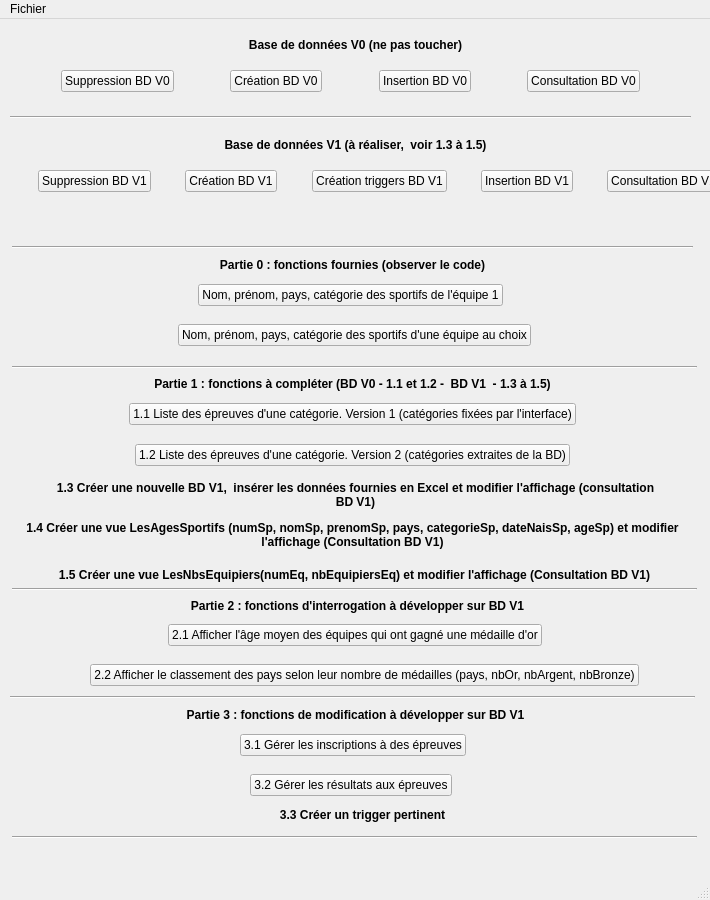
<?xml version="1.0" encoding="UTF-8"?>
<ui version="4.0">
 <class>MainWindow</class>
 <widget class="QMainWindow" name="MainWindow">
  <property name="geometry">
   <rect>
    <x>0</x>
    <y>0</y>
    <width>710</width>
    <height>900</height>
   </rect>
  </property>
  <property name="focusPolicy">
   <enum>Qt::StrongFocus</enum>
  </property>
  <property name="windowTitle">
   <string>Projet Jeux Olympiques</string>
  </property>
  <widget class="QWidget" name="centralwidget">
   <widget class="Line" name="line_V1">
    <property name="geometry">
     <rect>
      <x>10</x>
      <y>90</y>
      <width>681</width>
      <height>16</height>
     </rect>
    </property>
    <property name="orientation">
     <enum>Qt::Horizontal</enum>
    </property>
   </widget>
   <widget class="QLabel" name="label_V0">
    <property name="geometry">
     <rect>
      <x>10</x>
      <y>10</y>
      <width>691</width>
      <height>31</height>
     </rect>
    </property>
    <property name="font">
     <font>
      <weight>75</weight>
      <bold>true</bold>
     </font>
    </property>
    <property name="text">
     <string>Base de données V0 (ne pas toucher)</string>
    </property>
    <property name="alignment">
     <set>Qt::AlignCenter</set>
    </property>
   </widget>
   <widget class="Line" name="line_partie_0">
    <property name="geometry">
     <rect>
      <x>12</x>
      <y>220</y>
      <width>681</width>
      <height>16</height>
     </rect>
    </property>
    <property name="orientation">
     <enum>Qt::Horizontal</enum>
    </property>
   </widget>
   <widget class="QLabel" name="label_partie_0">
    <property name="geometry">
     <rect>
      <x>7</x>
      <y>230</y>
      <width>691</width>
      <height>31</height>
     </rect>
    </property>
    <property name="font">
     <font>
      <weight>75</weight>
      <bold>true</bold>
     </font>
    </property>
    <property name="text">
     <string>Partie 0 : fonctions fournies (observer le code)</string>
    </property>
    <property name="alignment">
     <set>Qt::AlignCenter</set>
    </property>
   </widget>
   <widget class="Line" name="line_partie_1">
    <property name="geometry">
     <rect>
      <x>12</x>
      <y>340</y>
      <width>685</width>
      <height>16</height>
     </rect>
    </property>
    <property name="orientation">
     <enum>Qt::Horizontal</enum>
    </property>
   </widget>
   <widget class="QLabel" name="label_partie_1">
    <property name="geometry">
     <rect>
      <x>7</x>
      <y>349</y>
      <width>691</width>
      <height>31</height>
     </rect>
    </property>
    <property name="font">
     <font>
      <weight>75</weight>
      <bold>true</bold>
     </font>
    </property>
    <property name="text">
     <string>Partie 1 : fonctions à compléter (BD V0 - 1.1 et 1.2 -  BD V1  - 1.3 à 1.5)</string>
    </property>
    <property name="alignment">
     <set>Qt::AlignCenter</set>
    </property>
   </widget>
   <widget class="QLabel" name="label_partie_1_4">
    <property name="geometry">
     <rect>
      <x>10</x>
      <y>500</y>
      <width>685</width>
      <height>31</height>
     </rect>
    </property>
    <property name="font">
     <font>
      <weight>75</weight>
      <bold>true</bold>
     </font>
    </property>
    <property name="text">
     <string>1.4 Créer une vue LesAgesSportifs (numSp, nomSp, prenomSp, pays, categorieSp, dateNaisSp, ageSp) et modifier l'affichage (Consultation BD V1)</string>
    </property>
    <property name="alignment">
     <set>Qt::AlignCenter</set>
    </property>
    <property name="wordWrap">
     <bool>true</bool>
    </property>
   </widget>
   <widget class="QLabel" name="label_partie_1_3">
    <property name="geometry">
     <rect>
      <x>50</x>
      <y>450</y>
      <width>611</width>
      <height>51</height>
     </rect>
    </property>
    <property name="font">
     <font>
      <weight>75</weight>
      <bold>true</bold>
     </font>
    </property>
    <property name="text">
     <string>1.3 Créer une nouvelle BD V1,  insérer les données fournies en Excel et modifier l'affichage (consultation BD V1)</string>
    </property>
    <property name="alignment">
     <set>Qt::AlignCenter</set>
    </property>
    <property name="wordWrap">
     <bool>true</bool>
    </property>
   </widget>
   <widget class="QLabel" name="label_partie_1_5">
    <property name="geometry">
     <rect>
      <x>12</x>
      <y>540</y>
      <width>685</width>
      <height>31</height>
     </rect>
    </property>
    <property name="font">
     <font>
      <weight>75</weight>
      <bold>true</bold>
     </font>
    </property>
    <property name="text">
     <string>1.5 Créer une vue LesNbsEquipiers(numEq, nbEquipiersEq) et modifier l'affichage (Consultation BD V1)</string>
    </property>
    <property name="alignment">
     <set>Qt::AlignCenter</set>
    </property>
    <property name="wordWrap">
     <bool>true</bool>
    </property>
   </widget>
   <widget class="Line" name="line_partie_2">
    <property name="geometry">
     <rect>
      <x>12</x>
      <y>562</y>
      <width>685</width>
      <height>16</height>
     </rect>
    </property>
    <property name="orientation">
     <enum>Qt::Horizontal</enum>
    </property>
   </widget>
   <widget class="QLabel" name="label_partie_2">
    <property name="geometry">
     <rect>
      <x>12</x>
      <y>571</y>
      <width>691</width>
      <height>31</height>
     </rect>
    </property>
    <property name="font">
     <font>
      <weight>75</weight>
      <bold>true</bold>
     </font>
    </property>
    <property name="text">
     <string>Partie 2 : fonctions d'interrogation à développer sur BD V1</string>
    </property>
    <property name="alignment">
     <set>Qt::AlignCenter</set>
    </property>
   </widget>
   <widget class="Line" name="line_partie_3">
    <property name="geometry">
     <rect>
      <x>10</x>
      <y>670</y>
      <width>685</width>
      <height>16</height>
     </rect>
    </property>
    <property name="orientation">
     <enum>Qt::Horizontal</enum>
    </property>
   </widget>
   <widget class="QLabel" name="label_partie_3">
    <property name="geometry">
     <rect>
      <x>10</x>
      <y>685</y>
      <width>691</width>
      <height>21</height>
     </rect>
    </property>
    <property name="font">
     <font>
      <weight>75</weight>
      <bold>true</bold>
     </font>
    </property>
    <property name="text">
     <string>Partie 3 : fonctions de modification à développer sur BD V1</string>
    </property>
    <property name="alignment">
     <set>Qt::AlignCenter</set>
    </property>
   </widget>
   <widget class="Line" name="line_fin">
    <property name="geometry">
     <rect>
      <x>12</x>
      <y>810</y>
      <width>685</width>
      <height>16</height>
     </rect>
    </property>
    <property name="orientation">
     <enum>Qt::Horizontal</enum>
    </property>
   </widget>
   <widget class="QLabel" name="label_retour_BD">
    <property name="geometry">
     <rect>
      <x>10</x>
      <y>190</y>
      <width>689</width>
      <height>19</height>
     </rect>
    </property>
    <property name="text">
     <string/>
    </property>
    <property name="alignment">
     <set>Qt::AlignCenter</set>
    </property>
   </widget>
   <widget class="QWidget" name="layoutWidget">
    <property name="geometry">
     <rect>
      <x>10</x>
      <y>40</y>
      <width>681</width>
      <height>44</height>
     </rect>
    </property>
    <layout class="QHBoxLayout" name="horizontalLayout_V0">
     <item>
      <spacer name="horizontalSpacer">
       <property name="orientation">
        <enum>Qt::Horizontal</enum>
       </property>
       <property name="sizeHint" stdset="0">
        <size>
         <width>40</width>
         <height>20</height>
        </size>
       </property>
      </spacer>
     </item>
     <item>
      <widget class="QPushButton" name="pushButton_supprimer_V0">
       <property name="text">
        <string>Suppression BD V0</string>
       </property>
      </widget>
     </item>
     <item>
      <spacer name="horizontalSpacer_3">
       <property name="orientation">
        <enum>Qt::Horizontal</enum>
       </property>
       <property name="sizeHint" stdset="0">
        <size>
         <width>40</width>
         <height>20</height>
        </size>
       </property>
      </spacer>
     </item>
     <item>
      <widget class="QPushButton" name="pushButton_creer_V0">
       <property name="text">
        <string>Création BD V0</string>
       </property>
      </widget>
     </item>
     <item>
      <spacer name="horizontalSpacer_2">
       <property name="orientation">
        <enum>Qt::Horizontal</enum>
       </property>
       <property name="sizeHint" stdset="0">
        <size>
         <width>40</width>
         <height>20</height>
        </size>
       </property>
      </spacer>
     </item>
     <item>
      <widget class="QPushButton" name="pushButton_inserer_V0">
       <property name="text">
        <string>Insertion BD V0</string>
       </property>
      </widget>
     </item>
     <item>
      <spacer name="horizontalSpacer_21">
       <property name="orientation">
        <enum>Qt::Horizontal</enum>
       </property>
       <property name="sizeHint" stdset="0">
        <size>
         <width>40</width>
         <height>20</height>
        </size>
       </property>
      </spacer>
     </item>
     <item>
      <widget class="QPushButton" name="pushButton_consulter_V0">
       <property name="text">
        <string>Consultation BD V0</string>
       </property>
      </widget>
     </item>
     <item>
      <spacer name="horizontalSpacer_4">
       <property name="orientation">
        <enum>Qt::Horizontal</enum>
       </property>
       <property name="sizeHint" stdset="0">
        <size>
         <width>40</width>
         <height>20</height>
        </size>
       </property>
      </spacer>
     </item>
    </layout>
   </widget>
   <widget class="QWidget" name="layoutWidget">
    <property name="geometry">
     <rect>
      <x>10</x>
      <y>260</y>
      <width>681</width>
      <height>32</height>
     </rect>
    </property>
    <layout class="QHBoxLayout" name="horizontalLayout_partie_0_1">
     <item>
      <spacer name="horizontalSpacer_7">
       <property name="orientation">
        <enum>Qt::Horizontal</enum>
       </property>
       <property name="sizeHint" stdset="0">
        <size>
         <width>40</width>
         <height>20</height>
        </size>
       </property>
      </spacer>
     </item>
     <item>
      <widget class="QPushButton" name="pushButton_fct_fournie_1">
       <property name="text">
        <string>Nom, prénom, pays, catégorie des sportifs de l'équipe 1</string>
       </property>
      </widget>
     </item>
     <item>
      <spacer name="horizontalSpacer_5">
       <property name="orientation">
        <enum>Qt::Horizontal</enum>
       </property>
       <property name="sizeHint" stdset="0">
        <size>
         <width>40</width>
         <height>20</height>
        </size>
       </property>
      </spacer>
     </item>
    </layout>
   </widget>
   <widget class="QWidget" name="layoutWidget">
    <property name="geometry">
     <rect>
      <x>12</x>
      <y>300</y>
      <width>685</width>
      <height>32</height>
     </rect>
    </property>
    <layout class="QHBoxLayout" name="horizontalLayout_partie_0_2">
     <item>
      <spacer name="horizontalSpacer_8">
       <property name="orientation">
        <enum>Qt::Horizontal</enum>
       </property>
       <property name="sizeHint" stdset="0">
        <size>
         <width>40</width>
         <height>20</height>
        </size>
       </property>
      </spacer>
     </item>
     <item>
      <widget class="QPushButton" name="pushButton_fct_fournie_2">
       <property name="text">
        <string>Nom, prénom, pays, catégorie des sportifs d'une équipe au choix</string>
       </property>
      </widget>
     </item>
     <item>
      <spacer name="horizontalSpacer_6">
       <property name="orientation">
        <enum>Qt::Horizontal</enum>
       </property>
       <property name="sizeHint" stdset="0">
        <size>
         <width>40</width>
         <height>20</height>
        </size>
       </property>
      </spacer>
     </item>
    </layout>
   </widget>
   <widget class="QWidget" name="layoutWidget">
    <property name="geometry">
     <rect>
      <x>12</x>
      <y>600</y>
      <width>685</width>
      <height>32</height>
     </rect>
    </property>
    <layout class="QHBoxLayout" name="horizontalLayout_partie_2_1">
     <item>
      <spacer name="horizontalSpacer_18">
       <property name="orientation">
        <enum>Qt::Horizontal</enum>
       </property>
       <property name="sizeHint" stdset="0">
        <size>
         <width>40</width>
         <height>20</height>
        </size>
       </property>
      </spacer>
     </item>
     <item>
      <widget class="QPushButton" name="pushButton_2_1">
       <property name="text">
        <string>2.1 Afficher l'âge moyen des équipes qui ont gagné une médaille d'or</string>
       </property>
      </widget>
     </item>
     <item>
      <spacer name="horizontalSpacer_17">
       <property name="orientation">
        <enum>Qt::Horizontal</enum>
       </property>
       <property name="sizeHint" stdset="0">
        <size>
         <width>40</width>
         <height>20</height>
        </size>
       </property>
      </spacer>
     </item>
    </layout>
   </widget>
   <widget class="QWidget" name="layoutWidget">
    <property name="geometry">
     <rect>
      <x>12</x>
      <y>640</y>
      <width>705</width>
      <height>32</height>
     </rect>
    </property>
    <layout class="QHBoxLayout" name="horizontalLayout_partie_2_2">
     <item>
      <spacer name="horizontalSpacer_20">
       <property name="orientation">
        <enum>Qt::Horizontal</enum>
       </property>
       <property name="sizeHint" stdset="0">
        <size>
         <width>40</width>
         <height>20</height>
        </size>
       </property>
      </spacer>
     </item>
     <item>
      <widget class="QPushButton" name="pushButton_2_2">
       <property name="text">
        <string>2.2 Afficher le classement des pays selon leur nombre de médailles (pays, nbOr, nbArgent, nbBronze)</string>
       </property>
      </widget>
     </item>
     <item>
      <spacer name="horizontalSpacer_19">
       <property name="orientation">
        <enum>Qt::Horizontal</enum>
       </property>
       <property name="sizeHint" stdset="0">
        <size>
         <width>40</width>
         <height>20</height>
        </size>
       </property>
      </spacer>
     </item>
    </layout>
   </widget>
   <widget class="QWidget" name="layoutWidget">
    <property name="geometry">
     <rect>
      <x>10</x>
      <y>710</y>
      <width>685</width>
      <height>32</height>
     </rect>
    </property>
    <layout class="QHBoxLayout" name="horizontalLayout_partie_3_1">
     <item>
      <spacer name="horizontalSpacer_24">
       <property name="orientation">
        <enum>Qt::Horizontal</enum>
       </property>
       <property name="sizeHint" stdset="0">
        <size>
         <width>40</width>
         <height>20</height>
        </size>
       </property>
      </spacer>
     </item>
     <item>
      <widget class="QPushButton" name="pushButton_3_1">
       <property name="text">
        <string>3.1 Gérer les inscriptions à des épreuves</string>
       </property>
      </widget>
     </item>
     <item>
      <spacer name="horizontalSpacer_23">
       <property name="orientation">
        <enum>Qt::Horizontal</enum>
       </property>
       <property name="sizeHint" stdset="0">
        <size>
         <width>40</width>
         <height>20</height>
        </size>
       </property>
      </spacer>
     </item>
    </layout>
   </widget>
   <widget class="QWidget" name="layoutWidget">
    <property name="geometry">
     <rect>
      <x>10</x>
      <y>750</y>
      <width>681</width>
      <height>32</height>
     </rect>
    </property>
    <layout class="QHBoxLayout" name="horizontalLayout_partie_3_2">
     <item>
      <spacer name="horizontalSpacer_26">
       <property name="orientation">
        <enum>Qt::Horizontal</enum>
       </property>
       <property name="sizeHint" stdset="0">
        <size>
         <width>40</width>
         <height>20</height>
        </size>
       </property>
      </spacer>
     </item>
     <item>
      <widget class="QPushButton" name="pushButton_3_2">
       <property name="text">
        <string>3.2 Gérer les résultats aux épreuves</string>
       </property>
      </widget>
     </item>
     <item>
      <spacer name="horizontalSpacer_25">
       <property name="orientation">
        <enum>Qt::Horizontal</enum>
       </property>
       <property name="sizeHint" stdset="0">
        <size>
         <width>40</width>
         <height>20</height>
        </size>
       </property>
      </spacer>
     </item>
    </layout>
   </widget>
   <widget class="QWidget" name="layoutWidget_2">
    <property name="geometry">
     <rect>
      <x>10</x>
      <y>379</y>
      <width>685</width>
      <height>32</height>
     </rect>
    </property>
    <layout class="QHBoxLayout" name="horizontalLayout_partie_1_1">
     <item>
      <spacer name="horizontalSpacer_12">
       <property name="orientation">
        <enum>Qt::Horizontal</enum>
       </property>
       <property name="sizeHint" stdset="0">
        <size>
         <width>40</width>
         <height>20</height>
        </size>
       </property>
      </spacer>
     </item>
     <item>
      <widget class="QPushButton" name="pushButton_1_1">
       <property name="text">
        <string>1.1 Liste des épreuves d'une catégorie. Version 1 (catégories fixées par l'interface)</string>
       </property>
      </widget>
     </item>
     <item>
      <spacer name="horizontalSpacer_11">
       <property name="orientation">
        <enum>Qt::Horizontal</enum>
       </property>
       <property name="sizeHint" stdset="0">
        <size>
         <width>40</width>
         <height>20</height>
        </size>
       </property>
      </spacer>
     </item>
    </layout>
   </widget>
   <widget class="QWidget" name="layoutWidget_3">
    <property name="geometry">
     <rect>
      <x>10</x>
      <y>420</y>
      <width>685</width>
      <height>32</height>
     </rect>
    </property>
    <layout class="QHBoxLayout" name="horizontalLayout_partie_1_2">
     <item>
      <spacer name="horizontalSpacer_14">
       <property name="orientation">
        <enum>Qt::Horizontal</enum>
       </property>
       <property name="sizeHint" stdset="0">
        <size>
         <width>40</width>
         <height>20</height>
        </size>
       </property>
      </spacer>
     </item>
     <item>
      <widget class="QPushButton" name="pushButton_1_2">
       <property name="text">
        <string>1.2 Liste des épreuves d'une catégorie. Version 2 (catégories extraites de la BD)</string>
       </property>
      </widget>
     </item>
     <item>
      <spacer name="horizontalSpacer_13">
       <property name="orientation">
        <enum>Qt::Horizontal</enum>
       </property>
       <property name="sizeHint" stdset="0">
        <size>
         <width>40</width>
         <height>20</height>
        </size>
       </property>
      </spacer>
     </item>
    </layout>
   </widget>
   <widget class="QLabel" name="label_trigger">
    <property name="geometry">
     <rect>
      <x>20</x>
      <y>780</y>
      <width>685</width>
      <height>31</height>
     </rect>
    </property>
    <property name="font">
     <font>
      <weight>75</weight>
      <bold>true</bold>
     </font>
    </property>
    <property name="text">
     <string>3.3 Créer un trigger pertinent</string>
    </property>
    <property name="alignment">
     <set>Qt::AlignCenter</set>
    </property>
    <property name="wordWrap">
     <bool>true</bool>
    </property>
   </widget>
   <widget class="QWidget" name="layoutWidget_4">
    <property name="geometry">
     <rect>
      <x>10</x>
      <y>140</y>
      <width>738</width>
      <height>44</height>
     </rect>
    </property>
    <layout class="QHBoxLayout" name="horizontalLayout_V1">
     <item>
      <spacer name="horizontalSpacer_9">
       <property name="orientation">
        <enum>Qt::Horizontal</enum>
       </property>
       <property name="sizeHint" stdset="0">
        <size>
         <width>40</width>
         <height>20</height>
        </size>
       </property>
      </spacer>
     </item>
     <item>
      <widget class="QPushButton" name="pushButton_supprimer_V1">
       <property name="text">
        <string>Suppression BD V1</string>
       </property>
      </widget>
     </item>
     <item>
      <spacer name="horizontalSpacer_10">
       <property name="orientation">
        <enum>Qt::Horizontal</enum>
       </property>
       <property name="sizeHint" stdset="0">
        <size>
         <width>40</width>
         <height>20</height>
        </size>
       </property>
      </spacer>
     </item>
     <item>
      <widget class="QPushButton" name="pushButton_creer_V1">
       <property name="text">
        <string>Création BD V1</string>
       </property>
      </widget>
     </item>
     <item>
      <spacer name="horizontalSpacer_27">
       <property name="orientation">
        <enum>Qt::Horizontal</enum>
       </property>
       <property name="sizeHint" stdset="0">
        <size>
         <width>40</width>
         <height>20</height>
        </size>
       </property>
      </spacer>
     </item>
     <item>
      <widget class="QPushButton" name="pushButton_2">
       <property name="text">
        <string>Création triggers BD V1</string>
       </property>
      </widget>
     </item>
     <item>
      <spacer name="horizontalSpacer_15">
       <property name="orientation">
        <enum>Qt::Horizontal</enum>
       </property>
       <property name="sizeHint" stdset="0">
        <size>
         <width>40</width>
         <height>20</height>
        </size>
       </property>
      </spacer>
     </item>
     <item>
      <widget class="QPushButton" name="pushButton_inserer_V1">
       <property name="text">
        <string>Insertion BD V1</string>
       </property>
      </widget>
     </item>
     <item>
      <spacer name="horizontalSpacer_31">
       <property name="orientation">
        <enum>Qt::Horizontal</enum>
       </property>
       <property name="sizeHint" stdset="0">
        <size>
         <width>40</width>
         <height>20</height>
        </size>
       </property>
      </spacer>
     </item>
     <item>
      <widget class="QPushButton" name="pushButton_consulter_V1">
       <property name="text">
        <string>Consultation BD V1</string>
       </property>
      </widget>
     </item>
     <item>
      <spacer name="horizontalSpacer_16">
       <property name="orientation">
        <enum>Qt::Horizontal</enum>
       </property>
       <property name="sizeHint" stdset="0">
        <size>
         <width>40</width>
         <height>20</height>
        </size>
       </property>
      </spacer>
     </item>
    </layout>
   </widget>
   <widget class="QLabel" name="label_V1">
    <property name="geometry">
     <rect>
      <x>10</x>
      <y>110</y>
      <width>691</width>
      <height>31</height>
     </rect>
    </property>
    <property name="font">
     <font>
      <weight>75</weight>
      <bold>true</bold>
     </font>
    </property>
    <property name="text">
     <string>Base de données V1 (à réaliser,  voir 1.3 à 1.5)</string>
    </property>
    <property name="alignment">
     <set>Qt::AlignCenter</set>
    </property>
   </widget>
  </widget>
  <widget class="QMenuBar" name="menubar">
   <property name="geometry">
    <rect>
     <x>0</x>
     <y>0</y>
     <width>710</width>
     <height>22</height>
    </rect>
   </property>
   <widget class="QMenu" name="menuFiles">
    <property name="title">
     <string>Fichier</string>
    </property>
    <addaction name="actionQuitter"/>
   </widget>
   <addaction name="menuFiles"/>
  </widget>
  <widget class="QStatusBar" name="statusbar"/>
  <action name="actionQuitter">
   <property name="text">
    <string>Quitter</string>
   </property>
  </action>
 </widget>
 <resources/>
 <connections>
  <connection>
   <sender>actionQuitter</sender>
   <signal>triggered()</signal>
   <receiver>MainWindow</receiver>
   <slot>close()</slot>
   <hints>
    <hint type="sourcelabel">
     <x>-1</x>
     <y>-1</y>
    </hint>
    <hint type="destinationlabel">
     <x>399</x>
     <y>299</y>
    </hint>
   </hints>
  </connection>
  <connection>
   <sender>pushButton_creer_V0</sender>
   <signal>clicked()</signal>
   <receiver>MainWindow</receiver>
   <slot>createDBV0()</slot>
   <hints>
    <hint type="sourcelabel">
     <x>314</x>
     <y>93</y>
    </hint>
    <hint type="destinationlabel">
     <x>135</x>
     <y>130</y>
    </hint>
   </hints>
  </connection>
  <connection>
   <sender>pushButton_inserer_V0</sender>
   <signal>clicked()</signal>
   <receiver>MainWindow</receiver>
   <slot>insertDBV0()</slot>
   <hints>
    <hint type="sourcelabel">
     <x>463</x>
     <y>93</y>
    </hint>
    <hint type="destinationlabel">
     <x>388</x>
     <y>127</y>
    </hint>
   </hints>
  </connection>
  <connection>
   <sender>pushButton_supprimer_V0</sender>
   <signal>clicked()</signal>
   <receiver>MainWindow</receiver>
   <slot>deleteDBV0()</slot>
   <hints>
    <hint type="sourcelabel">
     <x>168</x>
     <y>93</y>
    </hint>
    <hint type="destinationlabel">
     <x>598</x>
     <y>139</y>
    </hint>
   </hints>
  </connection>
  <connection>
   <sender>pushButton_consulter_V0</sender>
   <signal>clicked()</signal>
   <receiver>MainWindow</receiver>
   <slot>openDataV0()</slot>
   <hints>
    <hint type="sourcelabel">
     <x>628</x>
     <y>93</y>
    </hint>
    <hint type="destinationlabel">
     <x>498</x>
     <y>183</y>
    </hint>
   </hints>
  </connection>
  <connection>
   <sender>pushButton_fct_fournie_1</sender>
   <signal>clicked()</signal>
   <receiver>MainWindow</receiver>
   <slot>open_fct_fournie_1()</slot>
   <hints>
    <hint type="sourcelabel">
     <x>488</x>
     <y>307</y>
    </hint>
    <hint type="destinationlabel">
     <x>79</x>
     <y>174</y>
    </hint>
   </hints>
  </connection>
  <connection>
   <sender>pushButton_fct_fournie_2</sender>
   <signal>clicked()</signal>
   <receiver>MainWindow</receiver>
   <slot>open_fct_fournie_2()</slot>
   <hints>
    <hint type="sourcelabel">
     <x>514</x>
     <y>347</y>
    </hint>
    <hint type="destinationlabel">
     <x>116</x>
     <y>221</y>
    </hint>
   </hints>
  </connection>
  <connection>
   <sender>pushButton_supprimer_V1</sender>
   <signal>clicked()</signal>
   <receiver>MainWindow</receiver>
   <slot>deleteDBV1()</slot>
   <hints>
    <hint type="sourcelabel">
     <x>136</x>
     <y>193</y>
    </hint>
    <hint type="destinationlabel">
     <x>190</x>
     <y>239</y>
    </hint>
   </hints>
  </connection>
  <connection>
   <sender>pushButton_creer_V1</sender>
   <signal>clicked()</signal>
   <receiver>MainWindow</receiver>
   <slot>createDBV1()</slot>
   <hints>
    <hint type="sourcelabel">
     <x>252</x>
     <y>193</y>
    </hint>
    <hint type="destinationlabel">
     <x>378</x>
     <y>235</y>
    </hint>
   </hints>
  </connection>
  <connection>
   <sender>pushButton_inserer_V1</sender>
   <signal>clicked()</signal>
   <receiver>MainWindow</receiver>
   <slot>insertDBV1()</slot>
   <hints>
    <hint type="sourcelabel">
     <x>525</x>
     <y>193</y>
    </hint>
    <hint type="destinationlabel">
     <x>512</x>
     <y>234</y>
    </hint>
   </hints>
  </connection>
  <connection>
   <sender>pushButton_consulter_V1</sender>
   <signal>clicked()</signal>
   <receiver>MainWindow</receiver>
   <slot>openDataV1()</slot>
   <hints>
    <hint type="sourcelabel">
     <x>646</x>
     <y>190</y>
    </hint>
    <hint type="destinationlabel">
     <x>693</x>
     <y>206</y>
    </hint>
   </hints>
  </connection>
  <connection>
   <sender>pushButton_1_1</sender>
   <signal>clicked()</signal>
   <receiver>MainWindow</receiver>
   <slot>open_fct_comp_1()</slot>
   <hints>
    <hint type="sourcelabel">
     <x>555</x>
     <y>426</y>
    </hint>
    <hint type="destinationlabel">
     <x>686</x>
     <y>412</y>
    </hint>
   </hints>
  </connection>
  <connection>
   <sender>pushButton_1_2</sender>
   <signal>clicked()</signal>
   <receiver>MainWindow</receiver>
   <slot>open_fct_comp_2()</slot>
   <hints>
    <hint type="sourcelabel">
     <x>549</x>
     <y>467</y>
    </hint>
    <hint type="destinationlabel">
     <x>662</x>
     <y>459</y>
    </hint>
   </hints>
  </connection>
  <connection>
   <sender>pushButton_2</sender>
   <signal>clicked()</signal>
   <receiver>MainWindow</receiver>
   <slot>createTriggersDBV1()</slot>
   <hints>
    <hint type="sourcelabel">
     <x>350</x>
     <y>187</y>
    </hint>
    <hint type="destinationlabel">
     <x>362</x>
     <y>207</y>
    </hint>
   </hints>
  </connection>
  <connection>
   <sender>pushButton_2_1</sender>
   <signal>clicked()</signal>
   <receiver>MainWindow</receiver>
   <slot>open_fct_comp_2_1()</slot>
   <hints>
    <hint type="sourcelabel">
     <x>354</x>
     <y>637</y>
    </hint>
    <hint type="destinationlabel">
     <x>354</x>
     <y>449</y>
    </hint>
   </hints>
  </connection>
 </connections>
 <slots>
  <slot>createDBV0()</slot>
  <slot>insertDBV0()</slot>
  <slot>deleteDBV0()</slot>
  <slot>openDataV0()</slot>
  <slot>open_fct_fournie_1()</slot>
  <slot>open_fct_fournie_2()</slot>
  <slot>open_fct_comp_1()</slot>
  <slot>open_fct_comp_2()</slot>
  <slot>deleteDBV1()</slot>
  <slot>createDBV1()</slot>
  <slot>insertDBV1()</slot>
  <slot>openDataV1()</slot>
  <slot>createTriggersDBV1()</slot>
  <slot>open_fct_comp_2_1()</slot>
  <slot>open_fct_comp_2_2()</slot>
 </slots>
</ui>
